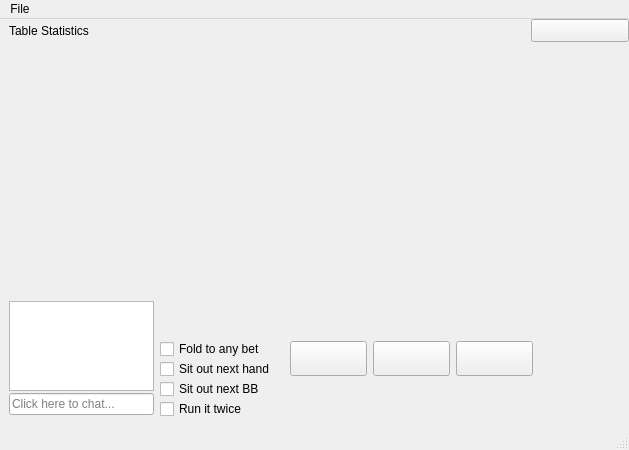
<?xml version="1.0" encoding="UTF-8"?>
<ui version="4.0">
 <class>Table</class>
 <widget class="QMainWindow" name="Table">
  <property name="geometry">
   <rect>
    <x>0</x>
    <y>0</y>
    <width>629</width>
    <height>450</height>
   </rect>
  </property>
  <property name="windowTitle">
   <string>Table - FIXME</string>
  </property>
  <property name="windowOpacity">
   <double>1.000000000000000</double>
  </property>
  <widget class="QWidget" name="centralwidget">
   <layout class="QVBoxLayout" name="verticalLayout" stretch="0,4,0">
    <property name="sizeConstraint">
     <enum>QLayout::SetMinAndMaxSize</enum>
    </property>
    <property name="topMargin">
     <number>0</number>
    </property>
    <property name="rightMargin">
     <number>0</number>
    </property>
    <item>
     <layout class="QHBoxLayout" name="horizontalLayout_2" stretch="1,0">
      <property name="sizeConstraint">
       <enum>QLayout::SetFixedSize</enum>
      </property>
      <item>
       <widget class="QLabel" name="lbStats">
        <property name="text">
         <string>Table Statistics</string>
        </property>
       </widget>
      </item>
      <item>
       <widget class="QPushButton" name="btStandUp">
        <property name="minimumSize">
         <size>
          <width>98</width>
          <height>23</height>
         </size>
        </property>
        <property name="maximumSize">
         <size>
          <width>98</width>
          <height>23</height>
         </size>
        </property>
        <property name="accessibleName">
         <string>Stand Up</string>
        </property>
        <property name="text">
         <string/>
        </property>
       </widget>
      </item>
     </layout>
    </item>
    <item>
     <widget class="QWidget" name="centerWrap" native="true">
      <layout class="QGridLayout" name="center">
       <property name="sizeConstraint">
        <enum>QLayout::SetMinimumSize</enum>
       </property>
      </layout>
     </widget>
    </item>
    <item>
     <layout class="QHBoxLayout" name="horizontalLayout">
      <property name="sizeConstraint">
       <enum>QLayout::SetFixedSize</enum>
      </property>
      <property name="rightMargin">
       <number>10</number>
      </property>
      <item>
       <layout class="QVBoxLayout" name="verticalLayout_4" stretch="0,0">
        <property name="spacing">
         <number>0</number>
        </property>
        <property name="sizeConstraint">
         <enum>QLayout::SetDefaultConstraint</enum>
        </property>
        <item>
         <widget class="QTextEdit" name="teChat">
          <property name="maximumSize">
           <size>
            <width>16777215</width>
            <height>90</height>
           </size>
          </property>
         </widget>
        </item>
        <item>
         <widget class="QLineEdit" name="teChatInput">
          <property name="placeholderText">
           <string>Click here to chat...</string>
          </property>
         </widget>
        </item>
       </layout>
      </item>
      <item>
       <layout class="QVBoxLayout" name="groupOptions">
        <property name="spacing">
         <number>0</number>
        </property>
        <property name="sizeConstraint">
         <enum>QLayout::SetDefaultConstraint</enum>
        </property>
        <item>
         <spacer name="verticalSpacer">
          <property name="orientation">
           <enum>Qt::Vertical</enum>
          </property>
          <property name="sizeHint" stdset="0">
           <size>
            <width>20</width>
            <height>40</height>
           </size>
          </property>
         </spacer>
        </item>
        <item>
         <widget class="QCheckBox" name="cbFoldAny">
          <property name="text">
           <string>Fold to any bet</string>
          </property>
         </widget>
        </item>
        <item>
         <widget class="QCheckBox" name="btSitOut">
          <property name="text">
           <string>Sit out next hand</string>
          </property>
         </widget>
        </item>
        <item>
         <widget class="QCheckBox" name="cbSitOutBB">
          <property name="text">
           <string>Sit out next BB</string>
          </property>
         </widget>
        </item>
        <item>
         <widget class="QCheckBox" name="btDouble">
          <property name="text">
           <string>Run it twice</string>
          </property>
         </widget>
        </item>
       </layout>
      </item>
      <item>
       <widget class="QStackedWidget" name="stackedWidget">
        <property name="currentIndex">
         <number>0</number>
        </property>
        <widget class="QWidget" name="page_3">
         <layout class="QHBoxLayout" name="verticalLayout_5">
          <item>
           <widget class="QPushButton" name="btPlayNow">
            <property name="minimumSize">
             <size>
              <width>77</width>
              <height>35</height>
             </size>
            </property>
            <property name="styleSheet">
             <string notr="true">QPushButton {
	border-image:url(:/resources/table/PlayNowButtonNormal.png);
}
QPushButton:pressed {
	border-image:url(:/resources/table/PlayNowButtonPressed.png);
}</string>
            </property>
            <property name="text">
             <string/>
            </property>
           </widget>
          </item>
          <item>
           <widget class="QPushButton" name="btJoinWaitingList">
            <property name="minimumSize">
             <size>
              <width>77</width>
              <height>35</height>
             </size>
            </property>
            <property name="styleSheet">
             <string notr="true">QPushButton {
	border-image: url(:/resources/waiting_list/JoinWaitingList_Normal.png);
}
QPushButton:pressed {
	border-image: url(:/resources/waiting_list/JoinWaitingList_Pressed.png);
}
</string>
            </property>
            <property name="text">
             <string/>
            </property>
           </widget>
          </item>
          <item>
           <widget class="QPushButton" name="btLeaveWaitingList">
            <property name="minimumSize">
             <size>
              <width>77</width>
              <height>35</height>
             </size>
            </property>
            <property name="styleSheet">
             <string notr="true">QPushButton {
	border-image: url(:/resources/waiting_list/LeaveWaitingList_Normal.png);
}
QPushButton:pressed {
	border-image: url(:/resources/waiting_list/LeaveWaitingList_Pressed.png);
}</string>
            </property>
            <property name="text">
             <string/>
            </property>
           </widget>
          </item>
          <item>
           <spacer name="horizontalSpacer_2">
            <property name="orientation">
             <enum>Qt::Horizontal</enum>
            </property>
            <property name="sizeHint" stdset="0">
             <size>
              <width>40</width>
              <height>20</height>
             </size>
            </property>
           </spacer>
          </item>
         </layout>
        </widget>
        <widget class="QWidget" name="page">
         <layout class="QVBoxLayout" name="verticalLayout_3">
          <property name="spacing">
           <number>0</number>
          </property>
          <property name="leftMargin">
           <number>0</number>
          </property>
          <property name="topMargin">
           <number>0</number>
          </property>
          <property name="rightMargin">
           <number>0</number>
          </property>
          <property name="bottomMargin">
           <number>0</number>
          </property>
          <item>
           <layout class="QHBoxLayout" name="layBetPresets">
            <property name="spacing">
             <number>6</number>
            </property>
            <item>
             <spacer name="horizontalSpacer">
              <property name="orientation">
               <enum>Qt::Horizontal</enum>
              </property>
              <property name="sizeHint" stdset="0">
               <size>
                <width>40</width>
                <height>20</height>
               </size>
              </property>
             </spacer>
            </item>
            <item>
             <widget class="QPushButton" name="btMin">
              <property name="text">
               <string>MIN</string>
              </property>
             </widget>
            </item>
            <item>
             <widget class="QPushButton" name="bt3BB">
              <property name="text">
               <string>3BB</string>
              </property>
             </widget>
            </item>
            <item>
             <widget class="QPushButton" name="btPot">
              <property name="text">
               <string>POT</string>
              </property>
             </widget>
            </item>
            <item>
             <widget class="QPushButton" name="btMax">
              <property name="text">
               <string>MAX</string>
              </property>
             </widget>
            </item>
           </layout>
          </item>
          <item>
           <widget class="QWidget" name="raiseSection" native="true">
            <property name="styleSheet">
             <string notr="true"/>
            </property>
            <layout class="QHBoxLayout" name="horizontalLayout_3" stretch="0,1">
             <property name="spacing">
              <number>0</number>
             </property>
             <property name="leftMargin">
              <number>4</number>
             </property>
             <property name="topMargin">
              <number>3</number>
             </property>
             <property name="rightMargin">
              <number>4</number>
             </property>
             <property name="bottomMargin">
              <number>3</number>
             </property>
             <item>
              <widget class="QLabel" name="lbRaiseAmount">
               <property name="minimumSize">
                <size>
                 <width>79</width>
                 <height>0</height>
                </size>
               </property>
               <property name="autoFillBackground">
                <bool>false</bool>
               </property>
               <property name="styleSheet">
                <string notr="true">color: red;
font: bold;</string>
               </property>
               <property name="text">
                <string>TextLabel</string>
               </property>
              </widget>
             </item>
             <item>
              <widget class="QSlider" name="raiseSlider">
               <property name="orientation">
                <enum>Qt::Horizontal</enum>
               </property>
               <property name="invertedAppearance">
                <bool>false</bool>
               </property>
               <property name="invertedControls">
                <bool>false</bool>
               </property>
              </widget>
             </item>
            </layout>
           </widget>
          </item>
          <item>
           <layout class="QHBoxLayout" name="horizontalLayout_4">
            <property name="spacing">
             <number>6</number>
            </property>
            <item>
             <widget class="QPushButton" name="btFold">
              <property name="text">
               <string>FOLD</string>
              </property>
             </widget>
            </item>
            <item>
             <widget class="QPushButton" name="btCheck">
              <property name="text">
               <string>CHECK</string>
              </property>
             </widget>
            </item>
            <item>
             <widget class="QPushButton" name="btRaise">
              <property name="text">
               <string>BET(4)</string>
              </property>
             </widget>
            </item>
           </layout>
          </item>
         </layout>
        </widget>
        <widget class="QWidget" name="page_2">
         <layout class="QVBoxLayout" name="horizontalLayoutWidget_5">
          <item>
           <layout class="QHBoxLayout" name="horizontalLayout_5">
            <item>
             <widget class="QCheckBox" name="cbAutoCheckFold">
              <property name="text">
               <string>Check/Fold</string>
              </property>
             </widget>
            </item>
            <item>
             <widget class="QCheckBox" name="cbAutoCheck">
              <property name="text">
               <string>Check</string>
              </property>
             </widget>
            </item>
            <item>
             <widget class="QCheckBox" name="cbAutoCall">
              <property name="text">
               <string>Call</string>
              </property>
             </widget>
            </item>
            <item>
             <widget class="QCheckBox" name="cbAutoCallAny">
              <property name="text">
               <string>Call Any</string>
              </property>
             </widget>
            </item>
           </layout>
          </item>
         </layout>
        </widget>
       </widget>
      </item>
     </layout>
    </item>
   </layout>
  </widget>
  <widget class="QMenuBar" name="menubar">
   <property name="geometry">
    <rect>
     <x>0</x>
     <y>0</y>
     <width>629</width>
     <height>21</height>
    </rect>
   </property>
   <widget class="QMenu" name="menuFile">
    <property name="title">
     <string>File</string>
    </property>
    <addaction name="actionReload"/>
   </widget>
   <addaction name="menuFile"/>
  </widget>
  <widget class="QStatusBar" name="statusbar"/>
  <action name="actionReload">
   <property name="text">
    <string>Reload</string>
   </property>
  </action>
 </widget>
 <resources/>
 <connections/>
</ui>
